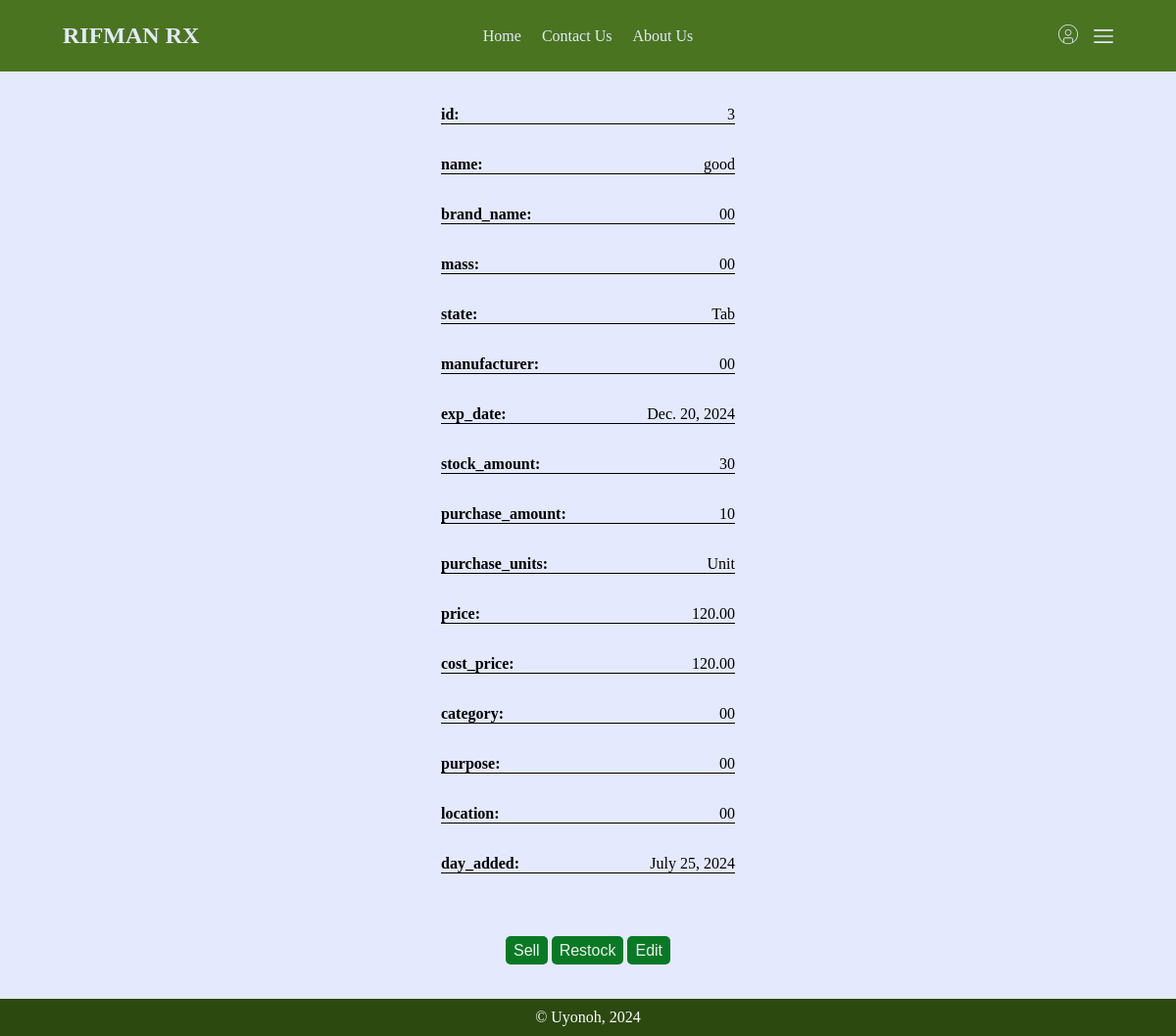
Screenshot of /drugs/view/3 with the database file from the repository.
### drugs/models.py (models this page shows, shortened)
class Drug(models.Model):
    name = models.CharField(max_length=30)
    brand_name = models.CharField(max_length=30)
    mass = models.CharField(max_length=10)
    state = models.CharField(max_length=10, choices=state_choices, default="Tablet")
    manufacturer = models.CharField(max_length=30)
    exp_date = models.DateField("Expiery Date")
    stock_amount = models.IntegerField(null=True)
    purchase_amount = models.IntegerField()
    purchase_units = models.CharField(max_length=30, choices=unit_choices, default="Unit")
    price = models.DecimalField(max_digits=10, decimal_places=2)
    cost_price = models.DecimalField(max_digits=10, decimal_places=2)
    category = models.CharField(max_length=30)
    purpose = models.CharField(max_length=30)
    location = models.CharField(max_length=30)
    day_added = models.DateField(null=False, default=str(tz.now().date()))
    @property
    def Tablet(self) -> models.Model:
        """ Gets the tablet assossiated with the drug

        There should only be one"""
        if self.state == "Tab":
            return self.tablet_set.all()[0]
        return False

### drugs/views.py (the view)
# urls.py: path("view/<int:pk>", view_drug, name="view-drug"),
def view_drug(request, pk):
    drug = Drug.objects.filter(pk=pk).values()[0] # A dict
    return render(request, "drugs/view-drug.html", {"drug": drug})

### drugs/templates/drugs/view-drug.html (shortened to what this page needs)
{% extends "main/base.html" %}
{% load static %}
{% block styles %}
<link rel="stylesheet" href="{% static 'main/css/forms.css' %}">
<link rel="stylesheet" href="{% static 'main/css/tables.css' %}">
{% endblock %}
{% block content %}
<section class="container flex-col">
    <div class="drug flex-col" id="{{drug.id}}">
        {% for label, value in drug.items %}
        <div class="item flex">
            <div class="label">
                <b>{{label}}:</b>
            </div>
            <div class="value">
                {{value}}
            </div>
        </div>
        {% endfor %}
        <div class="submit">
            <button class="submit sell round pointer" type="button">Sell</button>
            <button class="submit restock round pointer" type="button">Restock</button>
            <button class="submit edit round pointer" type="button">Edit</button>
        </div>
    </div>
</section>
{% endblock %}

### main/static/main/css/styles.css (style rules this page uses)
body { padding: 0; margin: 0; min-height: 100vh; background-color: #e4e9fd; display: flex; flex-direction: column; align-items: normal; justify-content: space-between; }
.container { padding: .2rem 4rem; }
.flex { display: flex; align-items: center; justify-content: space-between; gap: 1rem; }
.flex-col { display: flex; flex-direction: column; align-items: center; justify-content: center; gap: 2rem; }

### main/static/main/css/forms.css (style rules this page uses)
.item { display: inline-flex; gap: 1rem; }
button.round { background-color: #097925; color: #efefef; font-size: 1rem; width: fit-content; border-color: transparent; border-radius: 5px; grid-column: span2; margin-top: 2rem; padding-top: .2rem; padding-bottom: .2rem; }

### drugs/templates/drugs/view-drug.html (style rules this page uses)
.drug { padding: 2rem; }

### rows the page displays
Drug: drug "good" "00" "00" "Tab" "00" "Dec. 20, 2024" "Unit" "120.00" "120.00" "00" "00" "00" "July 25, 2024"

### other values shown
{{ label }} "id" "name" "brand_name" "mass" "state" "manufacturer" "exp_date" "stock_amount" "purchase_amount" "purchase_units" "price" "cost_price" "category" "purpose" "location" "day_added"
{{ value }} "3" "30" "10"
